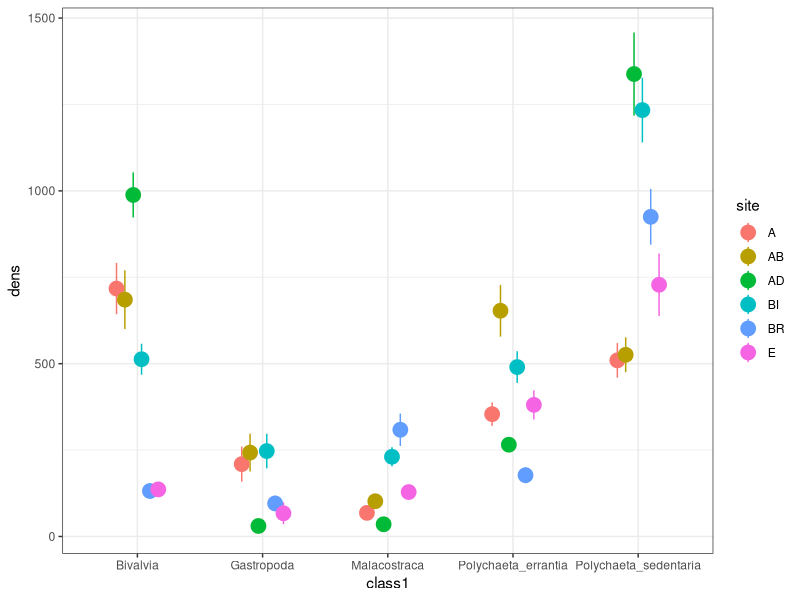
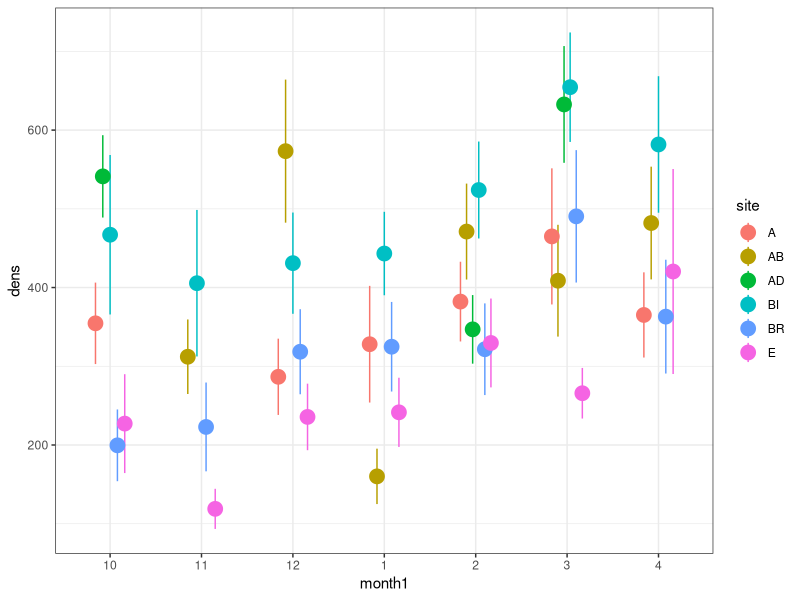
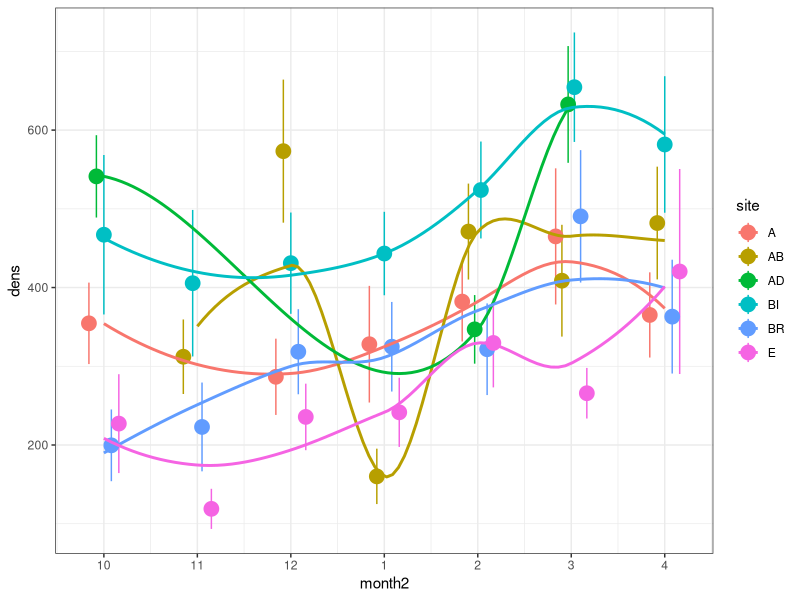

Write R code to recreate these figures, in order. (Note: this script raises an error after producing the figures.)
setwd("D:/Work/FCUL/Doutoramento/R/Benthos/GitHub/Benthos/Benthos")
graphics.off()
rm(list=ls())

## Pacotes
packs<-c("MASS","ggplot2","viridis","RColorBrewer","psych","reshape2","beepr","data.table","car")
lapply(packs,require,character.only=T)


DB68<-fread("data_out/db/Final_DB_class1_density_polyexcl_20201208.csv") ### created in script called Database_cleanup_joining
str(DB68)

time<-c("10","11","12","1","2","3","4")
DB68[,month1:=factor(month,levels=time)]
DB68[,month2:=ifelse(month==10,1,ifelse(month==11,2,ifelse(month==12,3,ifelse(month==1,4,ifelse(month==2,5,ifelse(month==3,6,7))))))]
DB68[,unique(month2)]

DB68[class1=="Other",class1]

DB<-DB68[!class1=="Other"]

##Take a look at data
###site
ggplot(DB,aes(x=class1,y=dens,colour=site))+
  stat_summary(geom = "pointrange",position=position_dodge(width=0.4),size=1)+
  theme_bw()

###month as factor
ggplot(DB,aes(x=month1,y=dens,colour=site))+
  stat_summary(geom = "pointrange",position=position_dodge(width=0.4),size=1)+
  theme_bw()

###month as numeric
ggplot(DB,aes(x=month2,y=dens,colour=site))+
  stat_summary(geom = "pointrange",position=position_dodge(width=0.4),size=1)+
  scale_x_continuous(breaks=1:7,labels=c(10,11,12,1,2,3,4))+
  stat_smooth(method="loess",se=F)+
  theme_bw()

D<-aggregate(DB$dens,by=list(site=DB$site,class1=DB$class1),FUN=mean)
D1<-dcast(class1~site,data=D)


#### GLM

###### Include area of cores in DB

DB[,areacore:=ifelse(site=="AD",0.0113,0.00785)]
DB[,areacore]

#######Overall

m1<-glm.nb(x~site*month2+offset(log(areacore+1)),data=DB)
summary(m1)
anova(m1)

m1a<-update(m1,~.-site:month2)
drop1(m1a, test="Chi")
anova(m1,m1a)
AIC(m1,m1a)
summary(m1a)

######## Bivalves
dbb<-DB[class1=="Bivalvia"]

m2<-glm.nb(x~site*month2+offset(log(areacore+1)),data=dbb)
summary(m2)
anova(m2)
m2a<-update(m2,~.-site:month2)
drop1(m2a,test="Chi")
anova(m2,m2a)
AIC(m2,m2a)
summary(m2a)

#####Checking residuals
residualPlots(m2a)

E2<-resid(m2a,type='pearson')
F2<-predict(m2a,type="link")
gamma.dispersion(m2a,modeltype="nb")

ggplot()+
  geom_boxplot(aes(x=factor(dbb$site),y=E2))+
  geom_hline(yintercept=0, linetype='dashed', col='blue')+
  theme_bw(16)+ylab("Residuals")+xlab("sites")


##laticce plot
xyplot(E2 ~ month2 | factor(site), 
       data = dbb,
       xlab = list(label = "month (1=oct,7=Apr)", cex = 1.5),
       ylab = list(label = "Pearson residuals", cex = 1.5),
       panel = function(x,y)
       {
         panel.points(x,y, col = 1, pch = 16, cex = 0.7)
         panel.loess(x,y, col = 1, lwd = 2)
         panel.abline(h=0)
       }
)

est<-cbind(coef(m2a),confint(m2a))
exp(est)

###Predicted values
####create database ot plot predicted values over observed data points
newdata<-expand.grid(month2=seq(from=range(dbb$month2)[1], to=range(dbb$month2)[2],length=length(unique(dbb$month2))),
                     site=factor(c(1:6),labels=levels(factor(dbb$site))))
newdata$areacore<-ifelse(newdata$site=="AD",log(unique(dbb$areacore[dbb$site=="AD"])+1),log(unique(dbb$areacore[dbb$site!="AD"])+1))
newdata$x<-predict(m2a,newdata,type="response")

ggplot()+
  geom_point(data=dbb,aes(x=month2, y=x, col=site),  size=2, alpha=0.7,position=position_dodge(width=0.4))+
  geom_path(aes(x=month2, y=x, col=site), data=newdata, size=1)+
  theme_bw()+
  scale_x_continuous(breaks=1:7,labels=c(10,11,12,1,2,3,4))+
  stat_summary(data=dbb,aes(x=month2, y=x, col=site),geom="pointrange",shape=34,size=3,position=position_dodge(width=0.4))+
  ylab("Total Abundance")+xlab("Month")




######## errant polychaetes
dbpe<-DB[class1=="Polychaeta_errantia"]

m3<-glm.nb(x~site*month2+offset(log(areacore+1)),data=dbpe)
summary(m3)
anova(m3)
m3a<-update(m3,~.-site:month2)
drop1(m3a,test="Chi")
anova(m3,m3a)
AIC(m3,m3a)
summary(m3)

residualPlots(m3)


est<-cbind(coef(m3),confint(m3))
exp(est)

###Predicted values
####create database ot plot predicted values over observed data points
newdata<-expand.grid(month2=seq(from=range(dbpe$month2)[1], to=range(dbpe$month2)[2],length=length(unique(dbpe$month2))),
                     site=factor(c(1:6),labels=levels(factor(dbpe$site))))
newdata$areacore<-ifelse(newdata$site=="AD",log(unique(dbpe$areacore[dbpe$site=="AD"])+1),log(unique(dbpe$areacore[dbpe$site!="AD"])+1))
newdata$x<-predict(m3,newdata,type="response")

ggplot()+
  geom_point(data=dbpe,aes(x=month2, y=x, col=site),  size=2, alpha=0.7,position=position_dodge(width=0.4))+
  geom_path(aes(x=month2, y=x, col=site), data=newdata, size=1)+
  theme_bw()+
  scale_x_continuous(breaks=1:7,labels=c(10,11,12,1,2,3,4))+
  stat_summary(data=dbpe,aes(x=month2, y=x, col=site),geom="pointrange",shape=34,size=3,position=position_dodge(width=0.4))+
  ylab("Abundance (ind per core)")+xlab("Month")+
  ggtitle("Poly errantia")


### sed poly

dbps<-DB[class1=="Polychaeta_sedentaria"]

m4<-glm.nb(x~site*month2+offset(log(areacore+1)),data=dbps)
summary(m4)
anova(m4)
m4a<-update(m4,~.-site:month2)
drop1(m4a,test="Chi")
anova(m4,m4a)
AIC(m4,m4a)
summary(m4)

residualPlots(m4)


est<-cbind(coef(m4),confint(m4))
exp(est)

###Predicted values
####create database ot plot predicted values over observed data points
newdata<-expand.grid(month2=seq(from=range(dbps$month2)[1], to=range(dbps$month2)[2],length=length(unique(dbps$month2))),
                     site=factor(c(1:6),labels=levels(factor(dbps$site))))
newdata$areacore<-ifelse(newdata$site=="AD",log(unique(dbps$areacore[dbps$site=="AD"])+1),log(unique(dbps$areacore[dbps$site!="AD"])+1))
newdata$x<-predict(m4,newdata,type="response")

ggplot()+
  geom_point(data=dbps,aes(x=month2, y=x, col=site),  size=2, alpha=0.7,position=position_dodge(width=0.4))+
  geom_path(aes(x=month2, y=x, col=site), data=newdata, size=1)+
  theme_bw()+
  scale_x_continuous(breaks=1:7,labels=c(10,11,12,1,2,3,4))+
  stat_summary(data=dbps,aes(x=month2, y=x, col=site),geom="pointrange",shape=34,size=3,position=position_dodge(width=0.4))+
  ylab("Abundance (ind per core)")+xlab("Month")+
  ggtitle("Poly sedentaria")

### Gastropoda

######## errant polychaetes
dbg<-DB[class1=="Gastropoda"]

m5<-glm.nb(x~site*month2+offset(log(areacore+1)),data=dbg)
summary(m5)
anova(m5)
m5a<-update(m5,~.-site:month2)
drop1(m5a,test="Chi")
anova(m5,m5a)
AIC(m5,m5a)
summary(m5)

residualPlots(m5)


est<-cbind(coef(m5),confint(m5))
exp(est)

###Predicted values
####create database ot plot predicted values over observed data points
newdata<-expand.grid(month2=seq(from=range(dbg$month2)[1], to=range(dbg$month2)[2],length=length(unique(dbg$month2))),
                     site=factor(c(1:6),labels=levels(factor(dbg$site))))
newdata$areacore<-ifelse(newdata$site=="AD",log(unique(dbg$areacore[dbg$site=="AD"])+1),log(unique(dbg$areacore[dbg$site!="AD"])+1))
newdata$x<-predict(m5,newdata,type="response")

ggplot()+
  geom_point(data=dbg,aes(x=month2, y=x, col=site),  size=2, alpha=0.7,position=position_dodge(width=0.4))+
  geom_path(aes(x=month2, y=x, col=site), data=newdata, size=1)+
  theme_bw()+
  scale_x_continuous(breaks=1:7,labels=c(10,11,12,1,2,3,4))+
  stat_summary(data=dbg,aes(x=month2, y=x, col=site),geom="pointrange",shape=34,size=3,position=position_dodge(width=0.4))+
  ylab("Abundance (ind per core)")+xlab("Month")+
  ggtitle("Gastropoda")


#### Malacostraca

dbm<-DB[class1=="Malacostraca"]

m5<-glm.nb(x~site*month2+offset(log(areacore+1)),data=dbm)
summary(m5)
anova(m5)
m5a<-update(m5,~.-site:month2)
drop1(m5a,test="Chi")
anova(m5,m5a)
AIC(m5,m5a)
summary(m5)

residualPlots(m5)


est<-cbind(coef(m5),confint(m5))
exp(est)

###Predicted values
####create database ot plot predicted values over observed data points
newdata<-expand.grid(month2=seq(from=range(dbm$month2)[1], to=range(dbm$month2)[2],length=length(unique(dbm$month2))),
                     site=factor(c(1:6),labels=levels(factor(dbm$site))))
newdata$areacore<-ifelse(newdata$site=="AD",log(unique(dbm$areacore[dbm$site=="AD"])+1),log(unique(dbm$areacore[dbm$site!="AD"])+1))
newdata$x<-predict(m5,newdata,type="response")

ggplot()+
  geom_point(data=dbm,aes(x=month2, y=x, col=site),  size=2, alpha=0.7,position=position_dodge(width=0.4))+
  geom_path(aes(x=month2, y=x, col=site), data=newdata, size=1)+
  theme_bw()+
  scale_x_continuous(breaks=1:7,labels=c(10,11,12,1,2,3,4))+
  stat_summary(data=dbm,aes(x=month2, y=x, col=site),geom="pointrange",shape=34,size=3,position=position_dodge(width=0.4))+
  ylab("Abundance (ind per core)")+xlab("Month")+
  ggtitle("Malacostraca")





